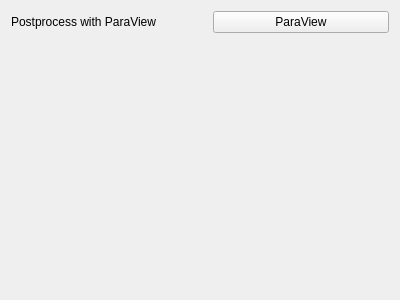
<?xml version="1.0" encoding="UTF-8"?>
<ui version="4.0">
 <class>PostWidget</class>
 <widget class="QWidget" name="PostWidget">
  <property name="geometry">
   <rect>
    <x>0</x>
    <y>0</y>
    <width>400</width>
    <height>300</height>
   </rect>
  </property>
  <property name="windowTitle">
   <string>Form</string>
  </property>
  <layout class="QGridLayout" name="gridLayout">
   <item row="0" column="0">
    <widget class="QLabel" name="label_ParaView">
     <property name="text">
      <string>Postprocess with ParaView</string>
     </property>
    </widget>
   </item>
   <item row="0" column="2">
    <widget class="QPushButton" name="pushButton_ParaView">
     <property name="text">
      <string>ParaView</string>
     </property>
    </widget>
   </item>
   <item row="1" column="1">
    <spacer name="verticalSpacer">
     <property name="orientation">
      <enum>Qt::Vertical</enum>
     </property>
     <property name="sizeHint" stdset="0">
      <size>
       <width>20</width>
       <height>250</height>
      </size>
     </property>
    </spacer>
   </item>
  </layout>
 </widget>
 <resources/>
 <connections/>
</ui>
